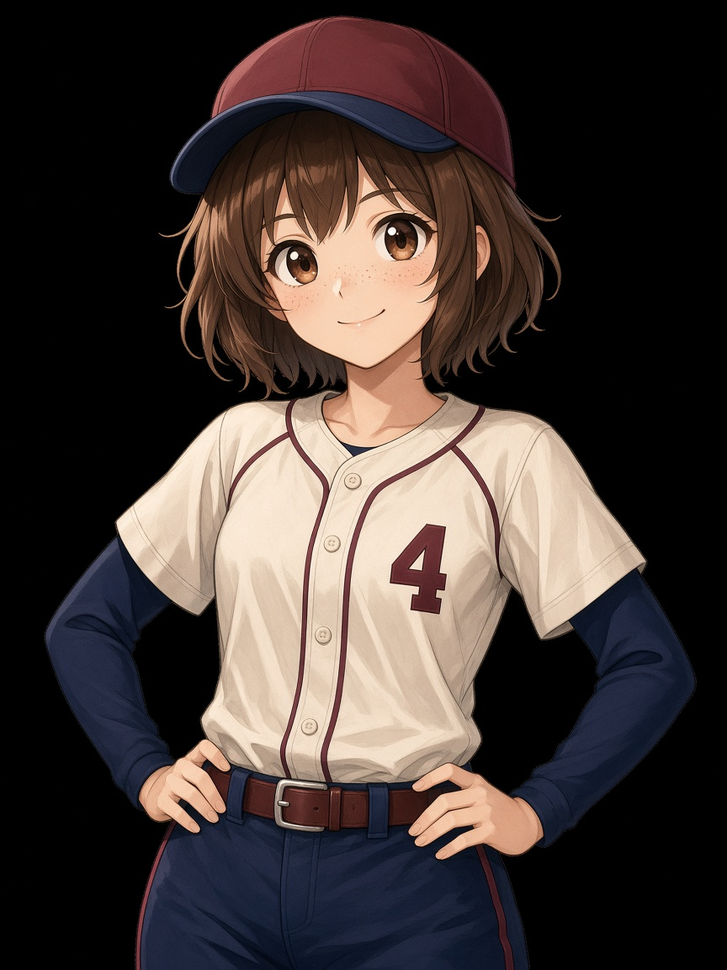
#> input picture pitch/art/miki.png, 727 x 970 px, shrunk from 864 x 1152 before the run, found by its file name
$ python fix-miki-hat.py
#> lines starting #> are read from the running program, lines starting #| are printed output that depends on the picture; after the words box and inside, x2 and y2 are one past the last pixel; in counts of white or black regions, pixels touching at a corner belong together
"""Flatten anything protruding above Miki's baseball-cap crown."""
from PIL import Image
import numpy as np
from pathlib import Path

src = Path(r"C:\Users\curti\.cursor\projects\c-Users-curti-Projects-retro-diamond\assets\miki.png")
im = Image.open(src).convert("RGBA")
arr = np.array(im)
h, w = arr.shape[:2]


def is_maroon(r, g, b, a):
    if a < 128:
        return False
    return r > 80 and r < 190 and g < 90 and b < 90 and r > g + 25 and r > b + 25


def is_fg(r, g, b, a):
    if a < 128:
        return False
    # not near-black background
    return not (r < 25 and g < 25 and b < 25)


# Find maroon hat pixels in upper third
maroon = []
for y in range(0, int(h * 0.4)):
    for x in range(int(w * 0.2), int(w * 0.8)):
        r, g, b, a = arr[y, x]
        if is_maroon(int(r), int(g), int(b), int(a)):
            maroon.append((x, y))
#> after the loop, maroon = 29697 items

if not maroon:
    raise SystemExit("no maroon")

# Per-column top of maroon hat (the intended crown)
xs = sorted(set(x for x, y in maroon))
#> xs = 386 values from 172 to 559
col_top = {}
for x in xs:
    ys = [y for xx, y in maroon if xx == x]
    col_top[x] = min(ys)
#> this loop made 386 passes
#> x on passes 11, 12, 16: 184, 185, 189
#> after the loop, col_top = 386 items

# Median top among center columns = true crown height
cx0, cx1 = int(w * 0.38), int(w * 0.62)
center_tops = [col_top[x] for x in xs if cx0 <= x <= cx1 and x in col_top]
#> center_tops = 175 values, max 50 at index 174, min 17 at index 55, mean 26.49
crown_y = int(np.median(center_tops))
#> crown_y = 24
print(f"crown_y={crown_y}, cols={len(col_top)}")
#| crown_y=24, cols=386

# For each center column, anything above the smoothed crown becomes background
# Smooth col_top with neighbors
smoothed = {}
for x in xs:
    neigh = [col_top[x + d] for d in range(-6, 7) if (x + d) in col_top]
    smoothed[x] = int(np.median(neigh)) if neigh else col_top[x]
#> this loop made 386 passes
#> x on passes 9 to 11: 182, 183, 184
#> after the loop, smoothed = 386 items

removed = 0
for x in range(cx0 - 30, cx1 + 30):
    if x not in smoothed:
        continue
    # Allow 1px above smoothed crown; erase the rest
    limit = min(smoothed[x], crown_y) + 1
    for y in range(0, limit):
        r, g, b, a = arr[y, x]
        if is_fg(int(r), int(g), int(b), int(a)):
            # only erase if this column's hat top is at/below crown band
            # and pixel is a protrusion (above the local smoothed top by >1)
            if y < smoothed[x] - 1:
                arr[y, x] = (0, 0, 0, 255)
                removed += 1
#> arr: shape (970, 727, 4); mean R, G, B, A 66.3, 56.2, 52.7, 255
#> after the loop, removed = 46

# Also: any non-black pixel strictly above global crown_y - 2 in center → black
for y in range(0, crown_y - 1):
    for x in range(cx0 - 20, cx1 + 20):
        r, g, b, a = arr[y, x]
        if is_fg(int(r), int(g), int(b), int(a)):
            arr[y, x] = (0, 0, 0, 255)
            removed += 1
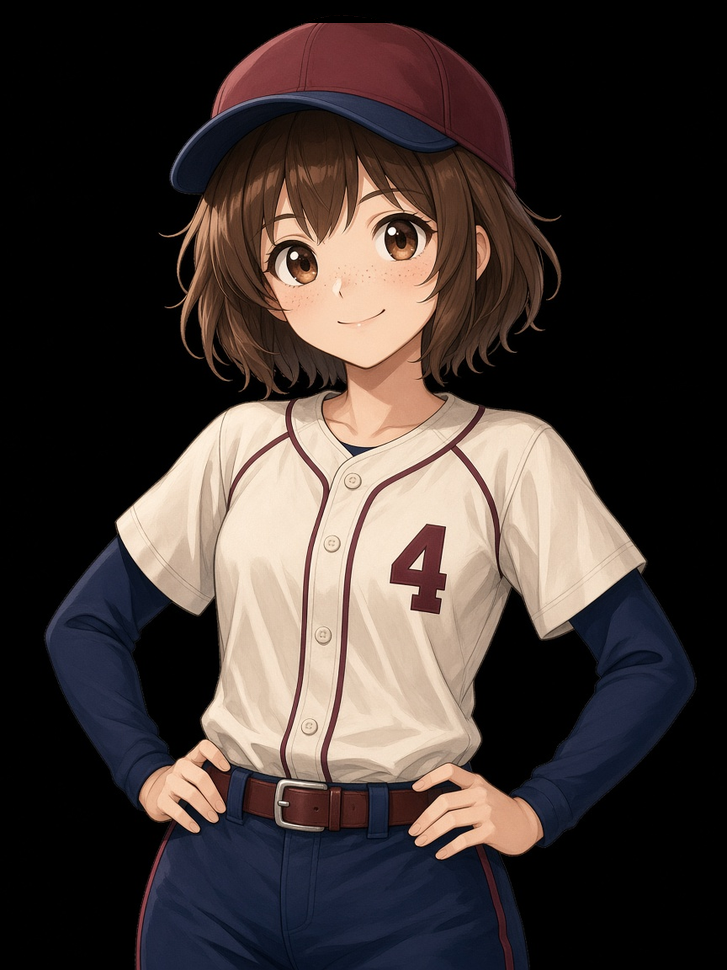
#> arr: shape (970, 727, 4); mean R, G, B, A 66.3, 56.2, 52.7, 255
#> after the loop, removed = 412

print(f"removed pixels={removed}")
#| removed pixels=412
Image.fromarray(arr).save(src)
print("saved", src)

$ run again, with pitch/art/aoi-bat-retired.png copied over pitch/art/miki.png
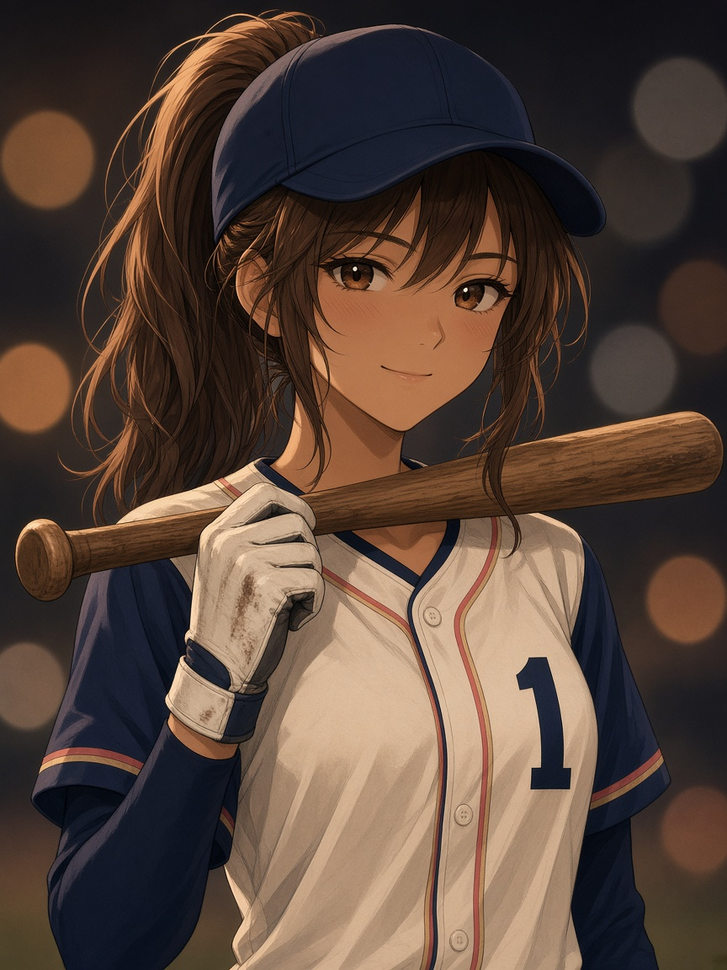
#> input picture pitch/art/aoi-bat-retired.png, 727 x 970 px, shrunk from 864 x 1152 before the run, found by its file name
#> after the loop `for y in range(0, int(h * 0.4)):`: maroon = 9889 pairs, first value 145 to 580, second value 10 to 387
#> xs = 427 values from 145 to 580
#> the loop `for x in xs:` made 427 passes
#> ys on passes 51, 54, 55: [82, 83, 84, 85, 86, 87, 88, 89, 90, 98, 295, 296], [48, 69, 70, 71, 74, 77, 83, 84, 85, 87, 94], [46, 47, 68, 69, 70, 71, 73, 76, 82, 83, 84, 86, 93]
#> after the loop `for x in xs:`: col_top = 427 items
#> center_tops = 175 values, max 309 at index 40, min 12 at index 8, mean 184.5
#> crown_y = 228
#| crown_y=228, cols=427
#> the loop `for x in xs:` made 427 passes
#> neigh on passes 1 to 3: [114, 115, 109, 98, 106, 105, 104], [114, 115, 109, 98, 106, 105, 104, 85], [114, 115, 109, 98, 106, 105, 104, 85, 81]
#> after the loop `for x in xs:`: smoothed = 427 items
#> the loop `for x in range(cx0 - 30, cx1 + 30):` made 234 passes
#> limit on passes 1 to 3: 18, 20, 20
#> after the loop `for x in range(cx0 - 30, cx1 + 30):`:
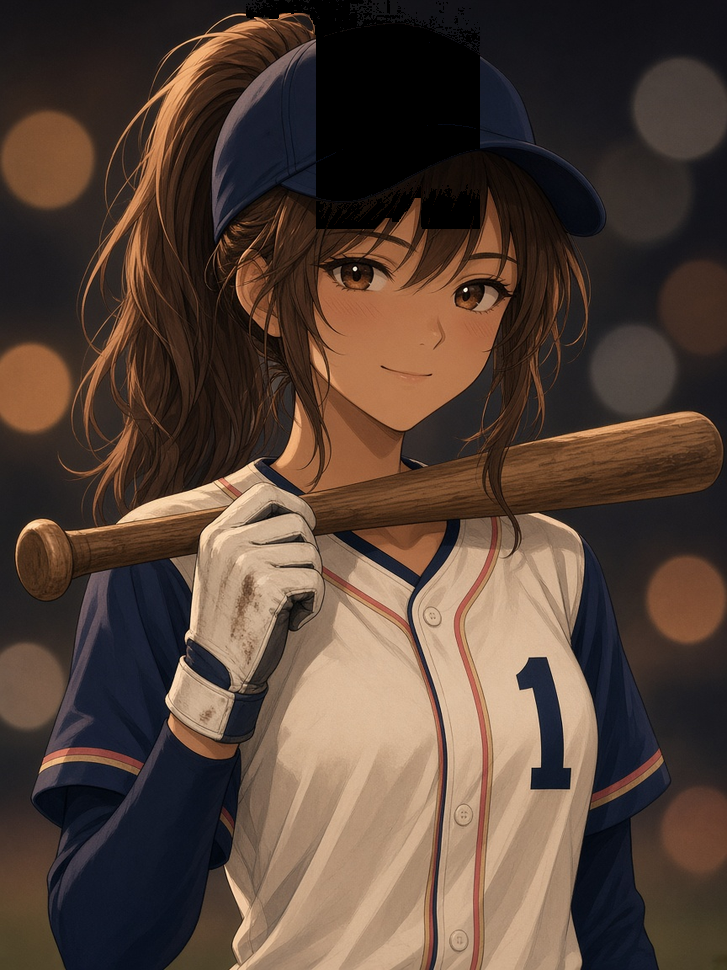
#> arr: shape (970, 727, 4); mean R, G, B, A 85.3, 66.6, 55.6, 255
#> after the loop `for x in range(cx0 - 30, cx1 + 30):`: removed = 31314
#> after the loop `for y in range(0, crown_y - 1):`:
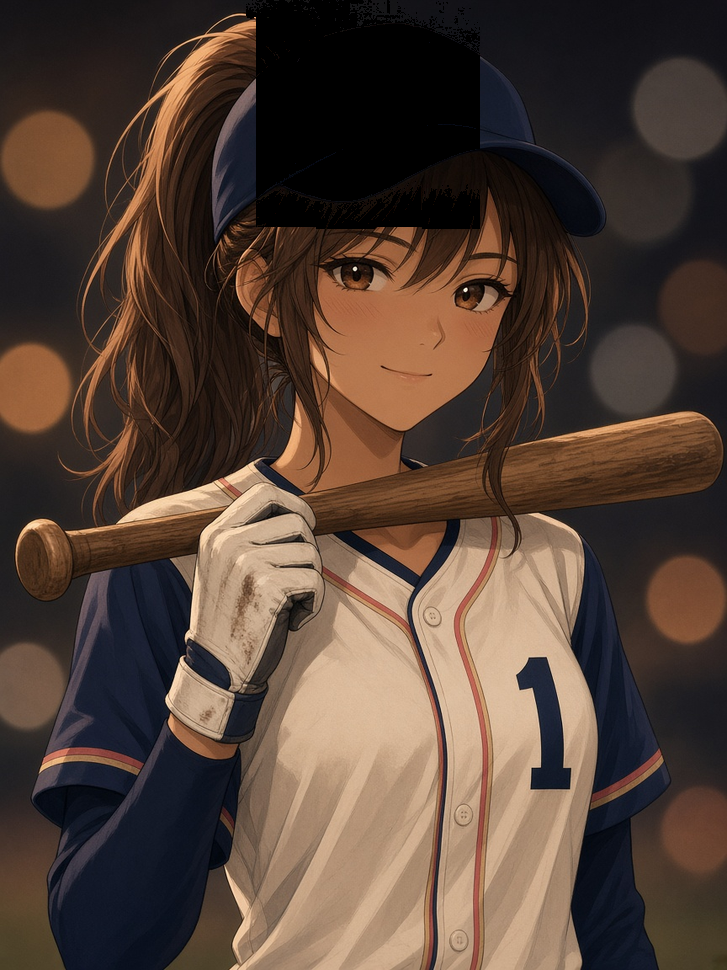
#> arr: shape (970, 727, 4); 1.8% of pixels changed, all inside (x1, y1, x2, y2) = (256, 13, 421, 227)
#> after the loop `for y in range(0, crown_y - 1):`: removed = 44026
#| removed pixels=44026

$ run again, with pitch/art/aoi.png copied over pitch/art/miki.png
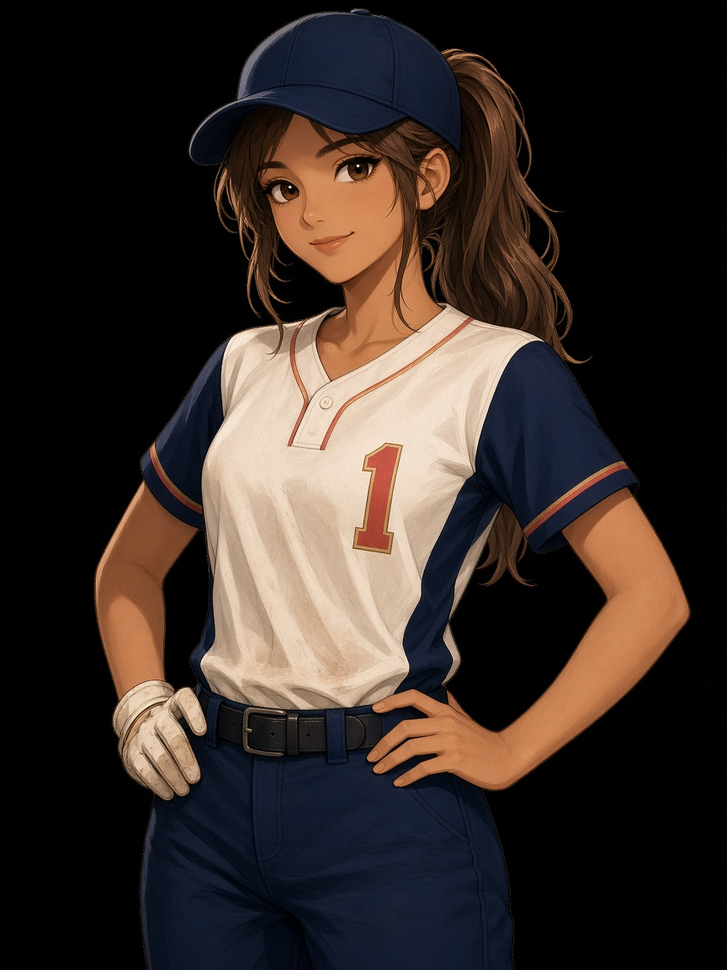
#> input picture pitch/art/aoi.png, 727 x 970 px, shrunk from 864 x 1152 before the run, found by its file name
#> after the loop `for y in range(0, int(h * 0.4)):`: maroon = 14810 pairs, first value 214 to 579, second value 49 to 386
#> xs = 364 values from 214 to 579
#> the loop `for x in xs:` made 364 passes
#> ys on passes 1 to 3: [185, 186, 187, 188, 189, 190, 192, 193, 195, 196, 197], [180, 199, 201], [176, 177, 178, 179, 200, 204]
#> after the loop `for x in xs:`: col_top = 364 items
#> center_tops = 175 values, max 158 at index 149, min 49 at index 174, mean 130.8
#> crown_y = 133
#| crown_y=133, cols=364
#> the loop `for x in xs:` made 364 passes
#> neigh on passes 1 to 3: [185, 180, 176, 190, 186, 197, 179], [185, 180, 176, 190, 186, 197, 179, 177], [185, 180, 176, 190, 186, 197, 179, 177, 175]
#> after the loop `for x in xs:`: smoothed = 364 items
#> the loop `for x in range(cx0 - 30, cx1 + 30):` made 234 passes
#> limit on passes 1 to 3: 134, 134, 134
#> after the loop `for x in range(cx0 - 30, cx1 + 30):`:
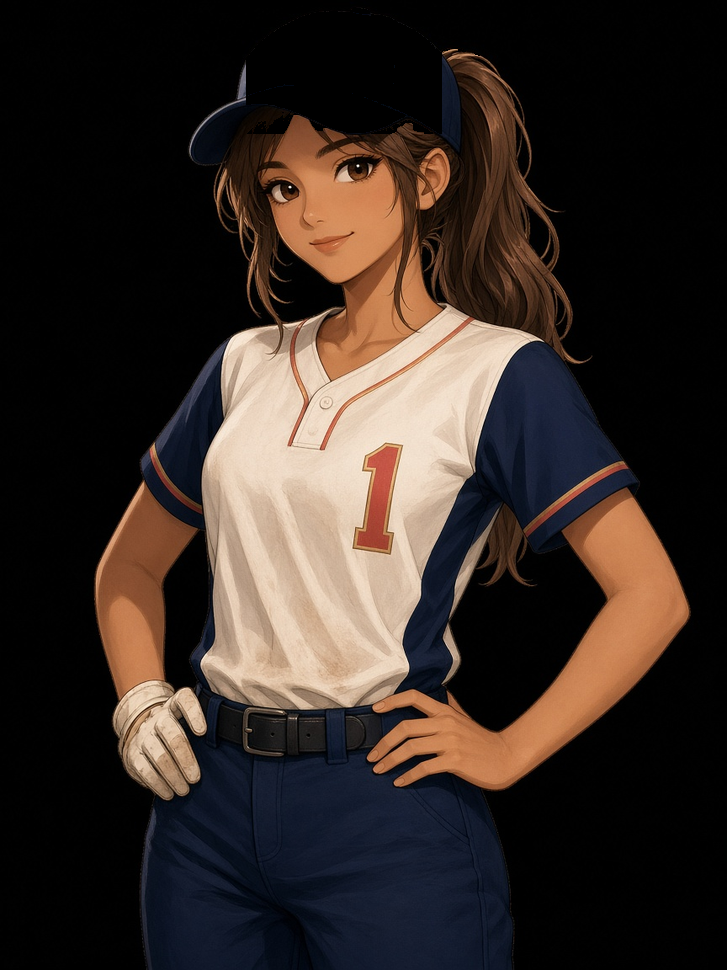
#> arr: shape (970, 727, 4); mean R, G, B, A 53.8, 43.2, 37.7, 255
#> after the loop `for x in range(cx0 - 30, cx1 + 30):`: removed = 19703
#> after the loop `for y in range(0, crown_y - 1):`:
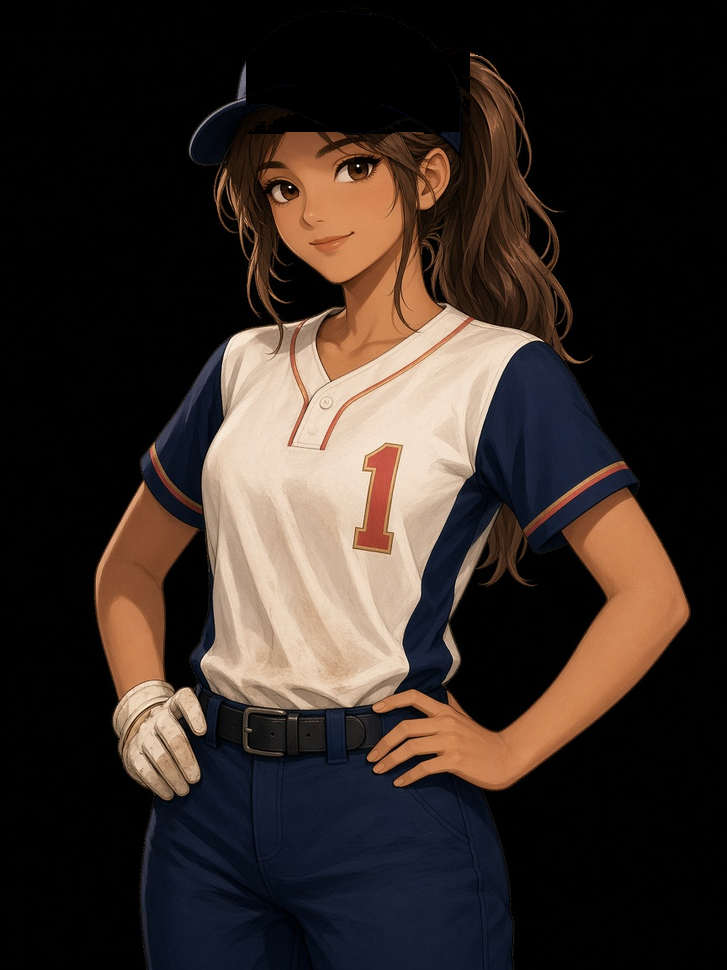
#> arr: shape (970, 727, 4); 0.34% of pixels changed, all inside (x1, y1, x2, y2) = (285, 49, 470, 132)
#> after the loop `for y in range(0, crown_y - 1):`: removed = 22111
#| removed pixels=22111

$ run again, with pitch/art/clubhouse.png copied over pitch/art/miki.png
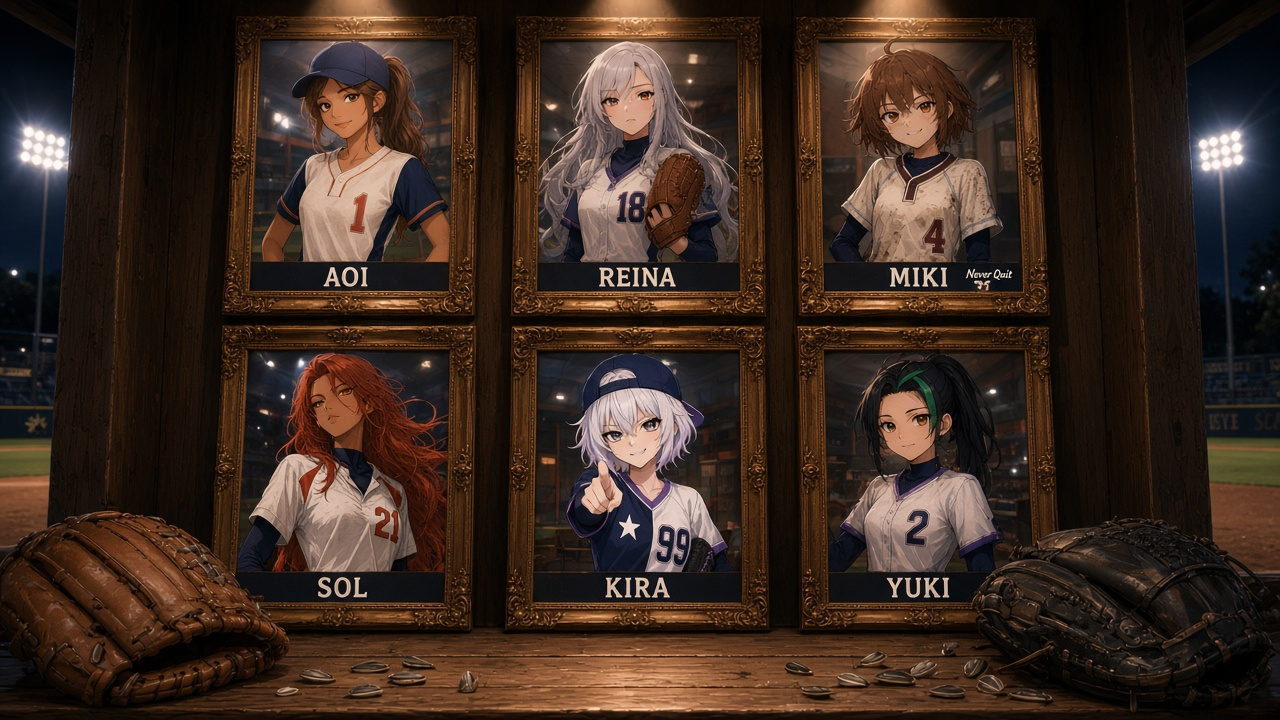
#> input picture pitch/art/clubhouse.png, 1280 x 720 px, found by its file name
#> after the loop `for y in range(0, int(h * 0.4)):`: maroon = 26909 items
#> xs = 648 values from 256 to 1023
#> the loop `for x in xs:` made 648 passes
#> x on passes 1 to 3: 256, 257, 258
#> after the loop `for x in xs:`: col_top = 648 items
#> center_tops = 222 values, max 246 at index 221, min 0 at index 77, mean 60.3
#> crown_y = 37
#| crown_y=37, cols=648
#> the loop `for x in xs:` made 648 passes
#> (x, neigh) on passes 1 to 3: (256, [80, 68, 51, 129, 241]), (257, [80, 68, 51, 129, 241, 244]), (258, [80, 68, 51, 129, 241, 244, 236])
#> after the loop `for x in xs:`: smoothed = 648 items
#> after the loop `for x in range(cx0 - 30, cx1 + 30):`:
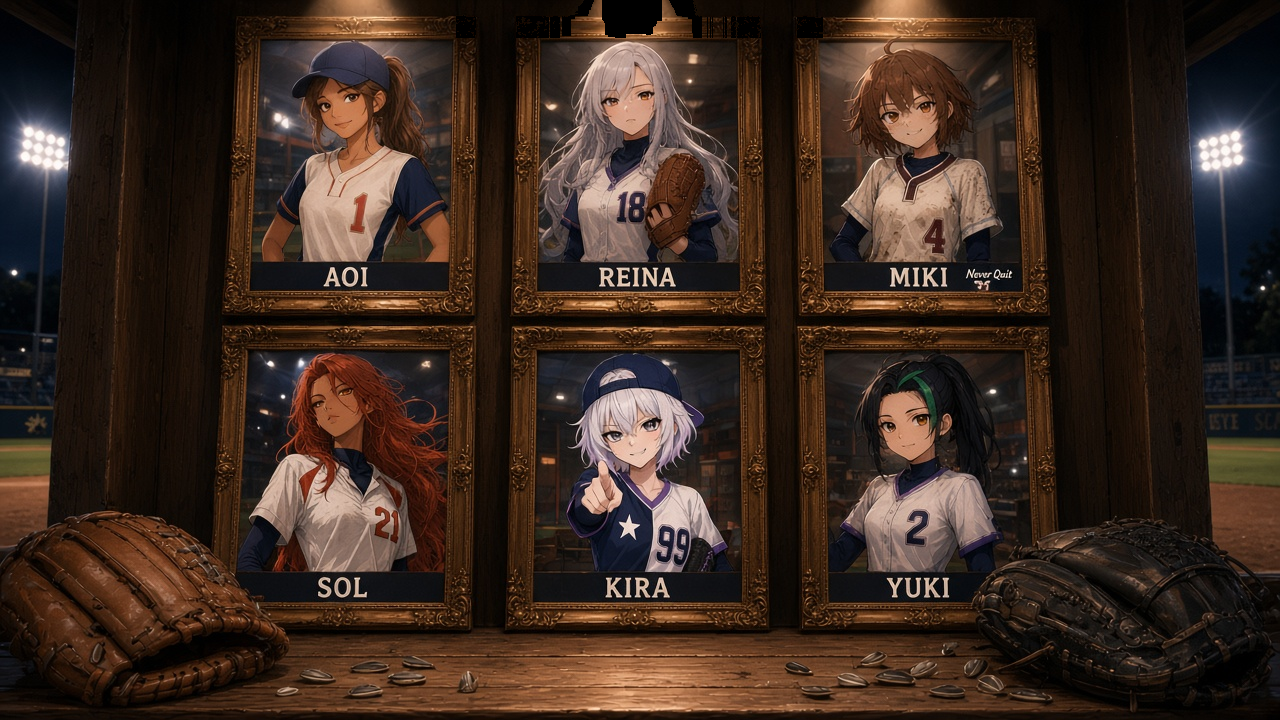
#> arr: shape (720, 1280, 4); mean R, G, B, A 59.2, 42, 32.3, 255
#> after the loop `for x in range(cx0 - 30, cx1 + 30):`: removed = 5259
#> after the loop `for y in range(0, crown_y - 1):`:
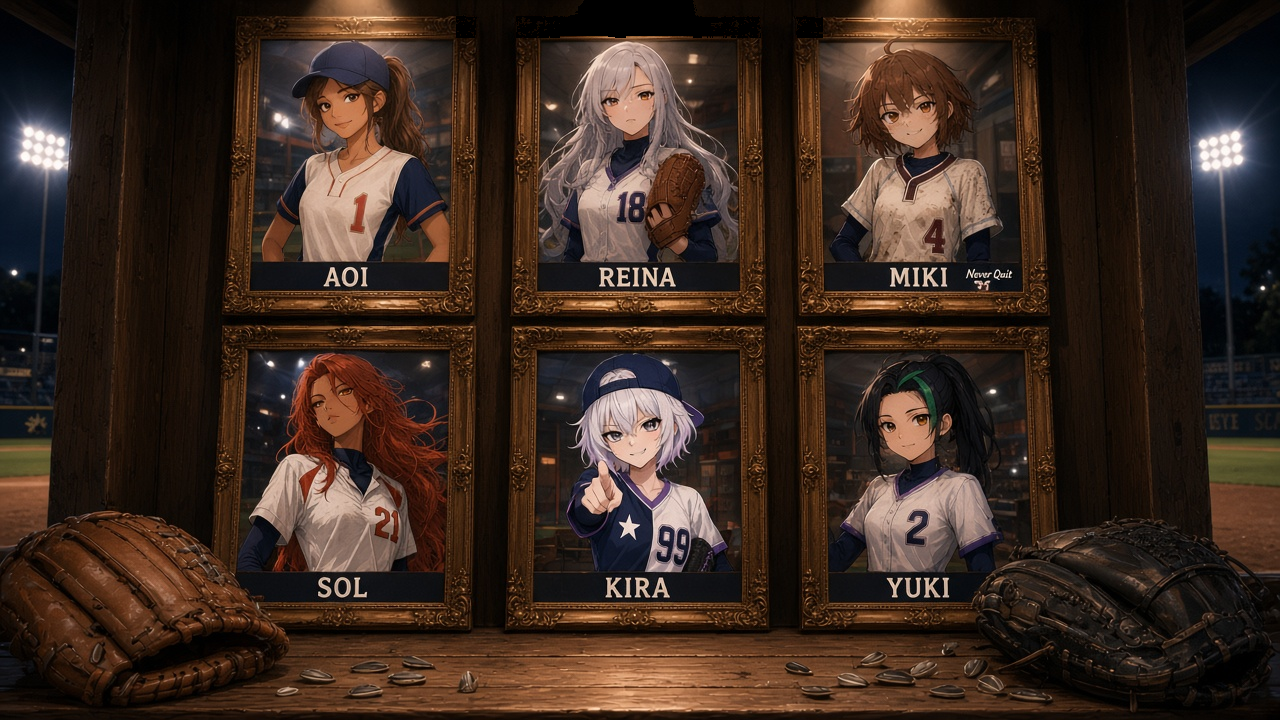
#> arr: shape (720, 1280, 4); 0.24% of pixels changed, all inside (x1, y1, x2, y2) = (476, 0, 797, 36)
#> after the loop `for y in range(0, crown_y - 1):`: removed = 7497
#| removed pixels=7497
